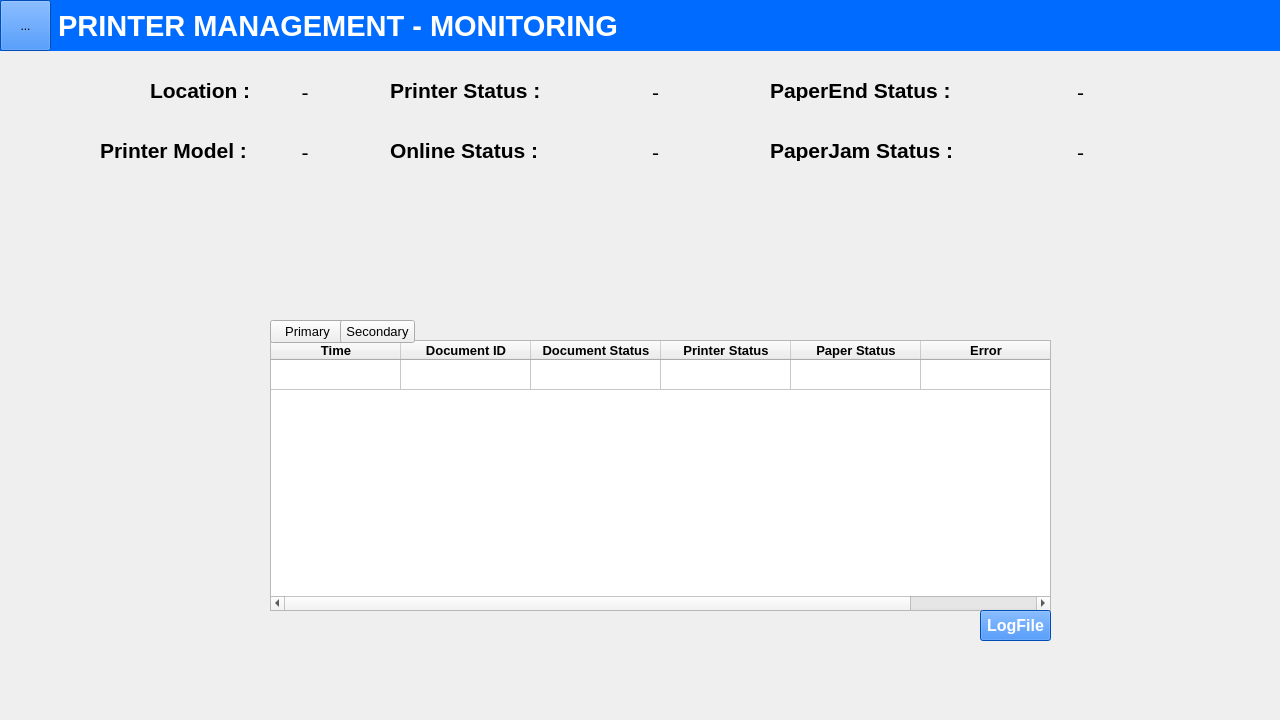
<?xml version="1.0" encoding="UTF-8"?>
<ui version="4.0">
 <class>Monitoring</class>
 <widget class="QWidget" name="Monitoring">
  <property name="geometry">
   <rect>
    <x>0</x>
    <y>0</y>
    <width>1280</width>
    <height>720</height>
   </rect>
  </property>
  <property name="windowTitle">
   <string>  PRINTER MANAGEMENT PROGRAM FOR AUTOMATED GATE SYSTEM</string>
  </property>
  <property name="windowIcon">
   <iconset>
    <normaloff>../Icon/hutchisonport_logo.ico</normaloff>../Icon/hutchisonport_logo.ico</iconset>
  </property>
  <widget class="QLabel" name="lbPaperStatus">
   <property name="geometry">
    <rect>
     <x>770</x>
     <y>80</y>
     <width>181</width>
     <height>21</height>
    </rect>
   </property>
   <property name="font">
    <font>
     <family>Arial</family>
     <pointsize>16</pointsize>
     <weight>75</weight>
     <bold>true</bold>
    </font>
   </property>
   <property name="text">
    <string>PaperEnd Status :</string>
   </property>
  </widget>
  <widget class="QLabel" name="lbPrinterStatus">
   <property name="geometry">
    <rect>
     <x>390</x>
     <y>80</y>
     <width>151</width>
     <height>21</height>
    </rect>
   </property>
   <property name="font">
    <font>
     <family>Arial</family>
     <pointsize>16</pointsize>
     <weight>75</weight>
     <bold>true</bold>
    </font>
   </property>
   <property name="text">
    <string>Printer Status :</string>
   </property>
  </widget>
  <widget class="QStackedWidget" name="stackedWidget">
   <property name="geometry">
    <rect>
     <x>270</x>
     <y>340</y>
     <width>791</width>
     <height>321</height>
    </rect>
   </property>
   <property name="font">
    <font>
     <weight>50</weight>
     <bold>false</bold>
    </font>
   </property>
   <property name="currentIndex">
    <number>1</number>
   </property>
   <widget class="QWidget" name="page_3">
    <widget class="QTableWidget" name="tableLogPrimary">
     <property name="geometry">
      <rect>
       <x>0</x>
       <y>0</y>
       <width>781</width>
       <height>271</height>
      </rect>
     </property>
     <property name="verticalScrollBarPolicy">
      <enum>Qt::ScrollBarAsNeeded</enum>
     </property>
     <property name="sizeAdjustPolicy">
      <enum>QAbstractScrollArea::AdjustIgnored</enum>
     </property>
     <property name="autoScroll">
      <bool>true</bool>
     </property>
     <property name="dragEnabled">
      <bool>false</bool>
     </property>
     <property name="alternatingRowColors">
      <bool>false</bool>
     </property>
     <property name="wordWrap">
      <bool>true</bool>
     </property>
     <attribute name="horizontalHeaderDefaultSectionSize">
      <number>130</number>
     </attribute>
     <attribute name="horizontalHeaderShowSortIndicator" stdset="0">
      <bool>false</bool>
     </attribute>
     <attribute name="horizontalHeaderStretchLastSection">
      <bool>false</bool>
     </attribute>
     <attribute name="verticalHeaderVisible">
      <bool>false</bool>
     </attribute>
     <attribute name="verticalHeaderCascadingSectionResizes">
      <bool>false</bool>
     </attribute>
     <attribute name="verticalHeaderHighlightSections">
      <bool>true</bool>
     </attribute>
     <attribute name="verticalHeaderShowSortIndicator" stdset="0">
      <bool>false</bool>
     </attribute>
     <attribute name="verticalHeaderStretchLastSection">
      <bool>false</bool>
     </attribute>
     <row>
      <property name="text">
       <string>No.</string>
      </property>
     </row>
     <column>
      <property name="text">
       <string>Time</string>
      </property>
      <property name="font">
       <font>
        <family>Arial</family>
        <pointsize>10</pointsize>
        <weight>75</weight>
        <bold>true</bold>
       </font>
      </property>
      <property name="textAlignment">
       <set>AlignCenter</set>
      </property>
     </column>
     <column>
      <property name="text">
       <string>Document ID</string>
      </property>
      <property name="font">
       <font>
        <family>Arial</family>
        <pointsize>10</pointsize>
        <weight>75</weight>
        <bold>true</bold>
       </font>
      </property>
      <property name="textAlignment">
       <set>AlignCenter</set>
      </property>
     </column>
     <column>
      <property name="text">
       <string>Document Status</string>
      </property>
      <property name="font">
       <font>
        <family>Arial</family>
        <pointsize>10</pointsize>
        <weight>75</weight>
        <bold>true</bold>
       </font>
      </property>
      <property name="textAlignment">
       <set>AlignCenter</set>
      </property>
     </column>
     <column>
      <property name="text">
       <string>Printer Status</string>
      </property>
      <property name="font">
       <font>
        <family>Arial</family>
        <pointsize>10</pointsize>
        <weight>75</weight>
        <bold>true</bold>
       </font>
      </property>
      <property name="textAlignment">
       <set>AlignCenter</set>
      </property>
     </column>
     <column>
      <property name="text">
       <string>Paper Status</string>
      </property>
      <property name="font">
       <font>
        <family>Arial</family>
        <pointsize>10</pointsize>
        <weight>75</weight>
        <bold>true</bold>
       </font>
      </property>
      <property name="textAlignment">
       <set>AlignCenter</set>
      </property>
     </column>
     <column>
      <property name="text">
       <string>Error</string>
      </property>
      <property name="font">
       <font>
        <family>Arial</family>
        <pointsize>10</pointsize>
        <weight>75</weight>
        <bold>true</bold>
       </font>
      </property>
      <property name="textAlignment">
       <set>AlignCenter</set>
      </property>
     </column>
     <item row="0" column="0">
      <property name="text">
       <string/>
      </property>
      <property name="textAlignment">
       <set>AlignCenter</set>
      </property>
     </item>
     <item row="0" column="1">
      <property name="text">
       <string/>
      </property>
      <property name="textAlignment">
       <set>AlignCenter</set>
      </property>
     </item>
     <item row="0" column="2">
      <property name="text">
       <string/>
      </property>
      <property name="textAlignment">
       <set>AlignCenter</set>
      </property>
     </item>
     <item row="0" column="3">
      <property name="text">
       <string/>
      </property>
      <property name="textAlignment">
       <set>AlignCenter</set>
      </property>
     </item>
     <item row="0" column="4">
      <property name="text">
       <string/>
      </property>
      <property name="textAlignment">
       <set>AlignCenter</set>
      </property>
     </item>
     <item row="0" column="5">
      <property name="text">
       <string/>
      </property>
      <property name="textAlignment">
       <set>AlignCenter</set>
      </property>
     </item>
    </widget>
    <widget class="QPushButton" name="btnLogFilePrimary">
     <property name="geometry">
      <rect>
       <x>710</x>
       <y>270</y>
       <width>71</width>
       <height>31</height>
      </rect>
     </property>
     <property name="font">
      <font>
       <family>Arial</family>
       <pointsize>12</pointsize>
       <weight>75</weight>
       <bold>true</bold>
      </font>
     </property>
     <property name="styleSheet">
      <string notr="true">background-color: #006CFF;
color:white;</string>
     </property>
     <property name="text">
      <string>LogFile</string>
     </property>
    </widget>
   </widget>
   <widget class="QWidget" name="page_4">
    <widget class="QTableWidget" name="tableLogSecondary">
     <property name="geometry">
      <rect>
       <x>0</x>
       <y>0</y>
       <width>781</width>
       <height>271</height>
      </rect>
     </property>
     <property name="font">
      <font>
       <weight>50</weight>
       <bold>false</bold>
      </font>
     </property>
     <property name="sizeAdjustPolicy">
      <enum>QAbstractScrollArea::AdjustIgnored</enum>
     </property>
     <property name="showGrid">
      <bool>true</bool>
     </property>
     <property name="gridStyle">
      <enum>Qt::SolidLine</enum>
     </property>
     <property name="sortingEnabled">
      <bool>false</bool>
     </property>
     <property name="wordWrap">
      <bool>true</bool>
     </property>
     <property name="cornerButtonEnabled">
      <bool>true</bool>
     </property>
     <attribute name="horizontalHeaderCascadingSectionResizes">
      <bool>false</bool>
     </attribute>
     <attribute name="horizontalHeaderDefaultSectionSize">
      <number>130</number>
     </attribute>
     <attribute name="horizontalHeaderHighlightSections">
      <bool>true</bool>
     </attribute>
     <attribute name="horizontalHeaderShowSortIndicator" stdset="0">
      <bool>false</bool>
     </attribute>
     <attribute name="horizontalHeaderStretchLastSection">
      <bool>false</bool>
     </attribute>
     <attribute name="verticalHeaderVisible">
      <bool>false</bool>
     </attribute>
     <attribute name="verticalHeaderCascadingSectionResizes">
      <bool>false</bool>
     </attribute>
     <attribute name="verticalHeaderHighlightSections">
      <bool>true</bool>
     </attribute>
     <attribute name="verticalHeaderShowSortIndicator" stdset="0">
      <bool>false</bool>
     </attribute>
     <attribute name="verticalHeaderStretchLastSection">
      <bool>false</bool>
     </attribute>
     <row>
      <property name="text">
       <string>No</string>
      </property>
     </row>
     <column>
      <property name="text">
       <string>Time</string>
      </property>
      <property name="font">
       <font>
        <family>Arial</family>
        <pointsize>10</pointsize>
        <weight>75</weight>
        <bold>true</bold>
       </font>
      </property>
      <property name="textAlignment">
       <set>AlignCenter</set>
      </property>
     </column>
     <column>
      <property name="text">
       <string>Document ID</string>
      </property>
      <property name="font">
       <font>
        <family>Arial</family>
        <pointsize>10</pointsize>
        <weight>75</weight>
        <bold>true</bold>
       </font>
      </property>
      <property name="textAlignment">
       <set>AlignCenter</set>
      </property>
     </column>
     <column>
      <property name="text">
       <string>Document Status</string>
      </property>
      <property name="font">
       <font>
        <family>Arial</family>
        <pointsize>10</pointsize>
        <weight>75</weight>
        <bold>true</bold>
       </font>
      </property>
      <property name="textAlignment">
       <set>AlignCenter</set>
      </property>
     </column>
     <column>
      <property name="text">
       <string>Printer Status</string>
      </property>
      <property name="font">
       <font>
        <family>Arial</family>
        <pointsize>10</pointsize>
        <weight>75</weight>
        <bold>true</bold>
       </font>
      </property>
      <property name="textAlignment">
       <set>AlignCenter</set>
      </property>
     </column>
     <column>
      <property name="text">
       <string>Paper Status</string>
      </property>
      <property name="font">
       <font>
        <family>Arial</family>
        <pointsize>10</pointsize>
        <weight>75</weight>
        <bold>true</bold>
       </font>
      </property>
      <property name="textAlignment">
       <set>AlignCenter</set>
      </property>
     </column>
     <column>
      <property name="text">
       <string>Error</string>
      </property>
      <property name="font">
       <font>
        <family>Arial</family>
        <pointsize>10</pointsize>
        <weight>75</weight>
        <bold>true</bold>
       </font>
      </property>
      <property name="textAlignment">
       <set>AlignCenter</set>
      </property>
     </column>
     <item row="0" column="0">
      <property name="text">
       <string/>
      </property>
      <property name="textAlignment">
       <set>AlignCenter</set>
      </property>
     </item>
     <item row="0" column="1">
      <property name="text">
       <string/>
      </property>
      <property name="textAlignment">
       <set>AlignCenter</set>
      </property>
     </item>
     <item row="0" column="2">
      <property name="text">
       <string/>
      </property>
      <property name="textAlignment">
       <set>AlignCenter</set>
      </property>
     </item>
     <item row="0" column="3">
      <property name="text">
       <string/>
      </property>
      <property name="textAlignment">
       <set>AlignCenter</set>
      </property>
     </item>
     <item row="0" column="4">
      <property name="text">
       <string/>
      </property>
      <property name="textAlignment">
       <set>AlignCenter</set>
      </property>
     </item>
     <item row="0" column="5">
      <property name="text">
       <string/>
      </property>
      <property name="textAlignment">
       <set>AlignCenter</set>
      </property>
     </item>
    </widget>
    <widget class="QPushButton" name="btnLogFileSecondary">
     <property name="geometry">
      <rect>
       <x>710</x>
       <y>270</y>
       <width>71</width>
       <height>31</height>
      </rect>
     </property>
     <property name="font">
      <font>
       <family>Arial</family>
       <pointsize>12</pointsize>
       <weight>75</weight>
       <bold>true</bold>
      </font>
     </property>
     <property name="styleSheet">
      <string notr="true">background-color: #006CFF;
color:white;</string>
     </property>
     <property name="text">
      <string>LogFile</string>
     </property>
    </widget>
   </widget>
  </widget>
  <widget class="QLabel" name="lbLocation">
   <property name="geometry">
    <rect>
     <x>150</x>
     <y>80</y>
     <width>101</width>
     <height>21</height>
    </rect>
   </property>
   <property name="font">
    <font>
     <family>Arial</family>
     <pointsize>16</pointsize>
     <weight>75</weight>
     <bold>true</bold>
    </font>
   </property>
   <property name="text">
    <string>Location :</string>
   </property>
  </widget>
  <widget class="QWidget" name="bgPrinterManagementMonitoring" native="true">
   <property name="geometry">
    <rect>
     <x>0</x>
     <y>0</y>
     <width>1281</width>
     <height>51</height>
    </rect>
   </property>
   <property name="font">
    <font/>
   </property>
   <property name="styleSheet">
    <string notr="true">background-color: #006CFF;
</string>
   </property>
   <widget class="QToolButton" name="btnmenu">
    <property name="geometry">
     <rect>
      <x>0</x>
      <y>0</y>
      <width>51</width>
      <height>51</height>
     </rect>
    </property>
    <property name="font">
     <font/>
    </property>
    <property name="text">
     <string>...</string>
    </property>
    <property name="icon">
     <iconset>
      <normaloff>../Icon/MenuIcon.ico</normaloff>../Icon/MenuIcon.ico</iconset>
    </property>
    <property name="iconSize">
     <size>
      <width>50</width>
      <height>50</height>
     </size>
    </property>
    <property name="popupMode">
     <enum>QToolButton::InstantPopup</enum>
    </property>
   </widget>
  </widget>
  <widget class="QLabel" name="PrinterStatus">
   <property name="geometry">
    <rect>
     <x>540</x>
     <y>80</y>
     <width>231</width>
     <height>25</height>
    </rect>
   </property>
   <property name="font">
    <font>
     <pointsize>16</pointsize>
    </font>
   </property>
   <property name="text">
    <string>-</string>
   </property>
   <property name="alignment">
    <set>Qt::AlignCenter</set>
   </property>
  </widget>
  <widget class="QPushButton" name="btnShowSecondaryTable">
   <property name="geometry">
    <rect>
     <x>340</x>
     <y>320</y>
     <width>75</width>
     <height>23</height>
    </rect>
   </property>
   <property name="font">
    <font>
     <family>Arial</family>
     <pointsize>10</pointsize>
     <weight>50</weight>
     <bold>false</bold>
    </font>
   </property>
   <property name="text">
    <string>Secondary</string>
   </property>
  </widget>
  <widget class="QLabel" name="PaperEndStatus">
   <property name="geometry">
    <rect>
     <x>980</x>
     <y>80</y>
     <width>201</width>
     <height>25</height>
    </rect>
   </property>
   <property name="font">
    <font>
     <pointsize>16</pointsize>
    </font>
   </property>
   <property name="text">
    <string>-</string>
   </property>
   <property name="alignment">
    <set>Qt::AlignCenter</set>
   </property>
  </widget>
  <widget class="QPushButton" name="btnShowPrimaryTable">
   <property name="geometry">
    <rect>
     <x>270</x>
     <y>320</y>
     <width>75</width>
     <height>23</height>
    </rect>
   </property>
   <property name="maximumSize">
    <size>
     <width>16777215</width>
     <height>16777215</height>
    </size>
   </property>
   <property name="font">
    <font>
     <family>Arial</family>
     <pointsize>10</pointsize>
     <weight>50</weight>
     <bold>false</bold>
    </font>
   </property>
   <property name="text">
    <string>Primary</string>
   </property>
  </widget>
  <widget class="QLabel" name="Location">
   <property name="geometry">
    <rect>
     <x>250</x>
     <y>80</y>
     <width>110</width>
     <height>25</height>
    </rect>
   </property>
   <property name="font">
    <font>
     <pointsize>16</pointsize>
    </font>
   </property>
   <property name="text">
    <string>-</string>
   </property>
   <property name="alignment">
    <set>Qt::AlignCenter</set>
   </property>
  </widget>
  <widget class="QLabel" name="lbPrinterManagementMonitoring_2">
   <property name="geometry">
    <rect>
     <x>50</x>
     <y>0</y>
     <width>1191</width>
     <height>51</height>
    </rect>
   </property>
   <property name="font">
    <font>
     <family>Arial</family>
     <pointsize>22</pointsize>
     <weight>75</weight>
     <bold>true</bold>
    </font>
   </property>
   <property name="styleSheet">
    <string notr="true">color: white;</string>
   </property>
   <property name="text">
    <string> PRINTER MANAGEMENT - MONITORING</string>
   </property>
  </widget>
  <widget class="QLabel" name="lbPrinterModel">
   <property name="geometry">
    <rect>
     <x>100</x>
     <y>140</y>
     <width>151</width>
     <height>21</height>
    </rect>
   </property>
   <property name="font">
    <font>
     <family>Arial</family>
     <pointsize>16</pointsize>
     <weight>75</weight>
     <bold>true</bold>
    </font>
   </property>
   <property name="text">
    <string>Printer Model :</string>
   </property>
  </widget>
  <widget class="QLabel" name="PrinterModel">
   <property name="geometry">
    <rect>
     <x>250</x>
     <y>140</y>
     <width>110</width>
     <height>25</height>
    </rect>
   </property>
   <property name="font">
    <font>
     <pointsize>16</pointsize>
    </font>
   </property>
   <property name="text">
    <string>-</string>
   </property>
   <property name="alignment">
    <set>Qt::AlignCenter</set>
   </property>
  </widget>
  <widget class="QLabel" name="lbOnlineStatus">
   <property name="geometry">
    <rect>
     <x>390</x>
     <y>140</y>
     <width>151</width>
     <height>21</height>
    </rect>
   </property>
   <property name="font">
    <font>
     <family>Arial</family>
     <pointsize>16</pointsize>
     <weight>75</weight>
     <bold>true</bold>
    </font>
   </property>
   <property name="text">
    <string>Online Status :</string>
   </property>
  </widget>
  <widget class="QLabel" name="lbPaperJamStatus">
   <property name="geometry">
    <rect>
     <x>770</x>
     <y>140</y>
     <width>191</width>
     <height>21</height>
    </rect>
   </property>
   <property name="font">
    <font>
     <family>Arial</family>
     <pointsize>16</pointsize>
     <weight>75</weight>
     <bold>true</bold>
    </font>
   </property>
   <property name="text">
    <string>PaperJam Status :</string>
   </property>
  </widget>
  <widget class="QLabel" name="OnlineStatus">
   <property name="geometry">
    <rect>
     <x>540</x>
     <y>140</y>
     <width>231</width>
     <height>25</height>
    </rect>
   </property>
   <property name="font">
    <font>
     <pointsize>16</pointsize>
    </font>
   </property>
   <property name="text">
    <string>-</string>
   </property>
   <property name="alignment">
    <set>Qt::AlignCenter</set>
   </property>
  </widget>
  <widget class="QLabel" name="PaperJamStatus">
   <property name="geometry">
    <rect>
     <x>980</x>
     <y>140</y>
     <width>201</width>
     <height>25</height>
    </rect>
   </property>
   <property name="font">
    <font>
     <pointsize>16</pointsize>
    </font>
   </property>
   <property name="text">
    <string>-</string>
   </property>
   <property name="alignment">
    <set>Qt::AlignCenter</set>
   </property>
  </widget>
  <zorder>lbPaperStatus</zorder>
  <zorder>lbPrinterStatus</zorder>
  <zorder>stackedWidget</zorder>
  <zorder>lbLocation</zorder>
  <zorder>bgPrinterManagementMonitoring</zorder>
  <zorder>PrinterStatus</zorder>
  <zorder>PaperEndStatus</zorder>
  <zorder>btnShowPrimaryTable</zorder>
  <zorder>Location</zorder>
  <zorder>lbPrinterManagementMonitoring_2</zorder>
  <zorder>btnShowSecondaryTable</zorder>
  <zorder>lbPrinterModel</zorder>
  <zorder>PrinterModel</zorder>
  <zorder>lbOnlineStatus</zorder>
  <zorder>lbPaperJamStatus</zorder>
  <zorder>OnlineStatus</zorder>
  <zorder>PaperJamStatus</zorder>
 </widget>
 <resources/>
 <connections/>
</ui>
